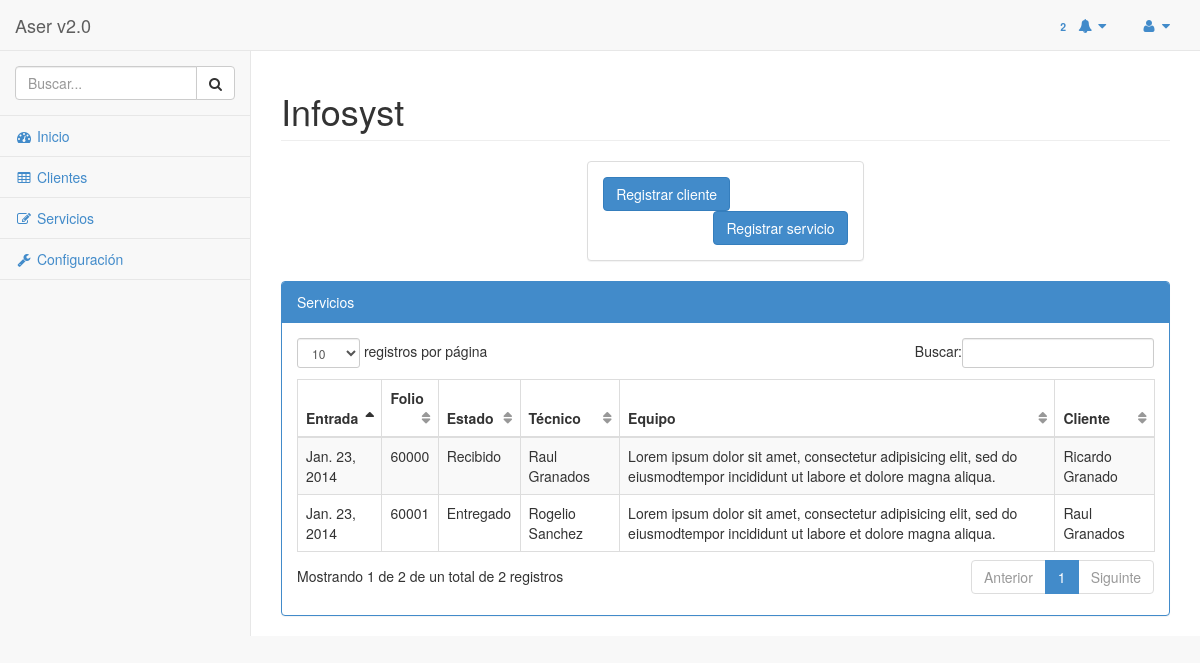
The page / on the database its author committed.
### sbadmin/models.py (models this page shows, shortened)
class servicio(models.Model):
	entrada = models.DateField(verbose_name = 'Fecha de entrada',auto_now = False)
	folio = models.CharField(verbose_name='Numero de folio', max_length=5)
	estado = models.CharField(verbose_name='Estado actual del servicio', max_length=20)
	tecnico = models.CharField(verbose_name='Nombre del tecnico', max_length=80)
	equipo = models.TextField(verbose_name='Descripcion del equipo')
	cliente = models.CharField(verbose_name='Nombre del cliente',max_length=80)

### sbadmin/views.py (the view)
# urls.py: url(r'^$','index', name = 'index'),
def index(request):
	servicios = servicio.objects.all()
	template = 'index.html'
	return render_to_response(template,context_instance= RequestContext(request,locals()))

### sbadmin/templates/index.html (shortened to what this page needs)
{% extends 'base.html' %}
{% load static from staticfiles %}
{% block css %}
<link href="{% static "css/plugins/dataTables/dataTables.bootstrap.css" %} " rel="stylesheet">
{% endblock %}
{% block contenido %}
<div class="row">
    <div class="col-lg-12">
        <h1 class="page-header">Infosyst</h1>
    </div>
</div>
<div class="row">
	<div class="col-lg-4">
    </div>
	<div class="col-lg-4">
		<div class="panel panel-default">
			<div class="panel-body">
				<button class="btn btn-primary pull-left">Registrar cliente</button>
				<button class="btn btn-primary pull-right">Registrar servicio</button>
			</div>
		</div>
	</div>
</div>
            <div class="row">
                <div class="col-lg-12">
                    <div class="panel panel-primary">
                        <div class="panel-heading">
                            Servicios
                        </div>
                        <div class="panel-body">
                            <div class="table-responsive">
                                <table class="table table-striped table-bordered table-hover" id="dataTables-example">
                                    <thead>
                                        <tr>
                                            <th>Entrada</th>
                                            <th>Folio</th>
                                            <th>Estado</th>
                                            <th>Técnico</th>
                                            <th>Equipo</th>
                                            <th>Cliente</th>
                                        </tr>
                                    </thead>
                                    <tbody>
                                    {% for servicio in servicios %}
                                        <tr class="">
                                            <td>{{servicio.entrada}}</td>
                                            <td>{{servicio.folio}}</td>
                                            <td>{{servicio.estado}}</td>
                                            <td class="center">{{servicio.tecnico}}</td>
                                            <td class="center">{{servicio.equipo}}</td>
                                            <td class="center">{{servicio.cliente}}</td>
                                        </tr>
                                        {%empty%}
                                        <strong>No hay nada</strong>
                                    {%endfor%}
                                    </tbody>
                                </table>
                            </div>
                        </div>
                    </div>
                </div>
            </div>
{% endblock %}

### sbadmin/templates/base.html (shortened to what this page needs)
{% load static from staticfiles %}
<!DOCTYPE html>
<html lang="es">
<head>
    <link href="{% static "css/bootstrap.css" %}" rel="stylesheet">
    <link href="{% static "font-awesome/css/font-awesome.css" %}" rel="stylesheet">
    <link href="{% static "css/sb-admin.css" %}" rel="stylesheet">
    {% block css %}
    {% endblock %}
</head>
<body>
     <div id="wrapper">
             <nav class="navbar navbar-default navbar-static-top" role="navigation" style="margin-bottom: 0">
            <div class="navbar-header">
                <a class="navbar-brand" href="{% url 'index' %}">Aser v2.0</a>
            </div>
            <ul class="nav navbar-top-links navbar-right">
                <li class="dropdown">
                    <a class="dropdown-toggle" data-toggle="dropdown" href="#">
                    <div class="label">2</div>
                        <i class="fa fa-bell fa-fw"></i>  <i class="fa fa-caret-down"></i>
                    </a>
                </li>
                <li class="dropdown">
                    <a class="dropdown-toggle" data-toggle="dropdown" href="#">
                        <i class="fa fa-user fa-fw"></i>  <i class="fa fa-caret-down"></i>
                    </a>
                </li>
            </ul>
        </nav>
        <nav class="navbar-default navbar-static-side" role="navigation">
            <div class="sidebar-collapse">
                <ul class="nav" id="side-menu">
                    <li class="sidebar-search">
                        <div class="input-group custom-search-form">
                            <input type="text" class="form-control" placeholder="Buscar...">
                            <span class="input-group-btn">
                                <button class="btn btn-default" type="button">
                                    <i class="fa fa-search"></i>
                                </button>
                            </span>
                        </div>
                    </li>
                    <li>
                        <a href="{% url 'index' %}"><i class="fa fa-dashboard fa-fw"></i> Inicio</a>
                    </li>
                    <li>
                        <a href="{% url 'consultarCli' %}"><i class="fa fa-table fa-fw"></i> Clientes</a>
                    </li>
                    <li>
                        <a href="{% url 'consultarSer' %}"><i class="fa fa-edit fa-fw"></i> Servicios</a>
                    </li>
                    <li>
                        <a href="{% url 'index' %}"><i class="fa fa-wrench fa-fw"></i> Configuración</a>
                    </li>
                </ul>
            </div>
        </nav>
        <div id="page-wrapper">
        {% block contenido %}
        {% endblock %}
        </div>
     </div>
</body>
</html>

### sbadmin/static/css/sb-admin.css (style rules this page uses)
body { background-color: #f8f8f8; }
#wrapper { width: 100%; }
#page-wrapper { padding: 0 15px; min-height: 568px; background-color: #fff; }
@media (min-width:768px) { #page-wrapper { position: inherit; margin: 0 0 0 250px; padding: 0 30px; min-height: 568px; border-left: 1px solid #e7e7e7; } }
.navbar-static-side ul li { border-bottom: 1px solid #e7e7e7; }
.navbar-top-links li { display: inline-block; }
.navbar-top-links li:last-child { margin-right: 15px; }
.navbar-top-links li a { padding: 15px; min-height: 50px; }
.sidebar-search { padding: 15px; }
@media (min-width:768px) { .navbar-static-side { z-index: 1; position: absolute; width: 250px; } }
table.dataTable thead .sorting, table.dataTable thead .sorting_asc:after, table.dataTable thead .sorting_desc, table.dataTable thead .sorting_asc_disabled, table.dataTable thead .sorting_desc_disabled { background: transparent; }
table.dataTable thead .sorting_asc:after { content: "\f0de"; float: right; font-family: fontawesome; }
table.dataTable thead .sorting:after { content: "\f0dc"; float: right; font-family: fontawesome; color: rgba(50,50,50,.5); }

### rows shown on the page
servicio: entrada "Jan. 23, 2014", folio "60000", estado "Recibido", tecnico "Raul Granados", equipo "Lorem ipsum dolor sit amet, consectetur adipisicing elit, sed do eiusmodtempor incididunt ut labore et dolore magna aliqua.", cliente "Ricardo Granado"
servicio: entrada "Jan. 23, 2014", folio "60001", estado "Entregado", tecnico "Rogelio Sanchez", equipo "Lorem ipsum dolor sit amet, consectetur adipisicing elit, sed do eiusmodtempor incididunt ut labore et dolore magna aliqua.", cliente "Raul Granados"
